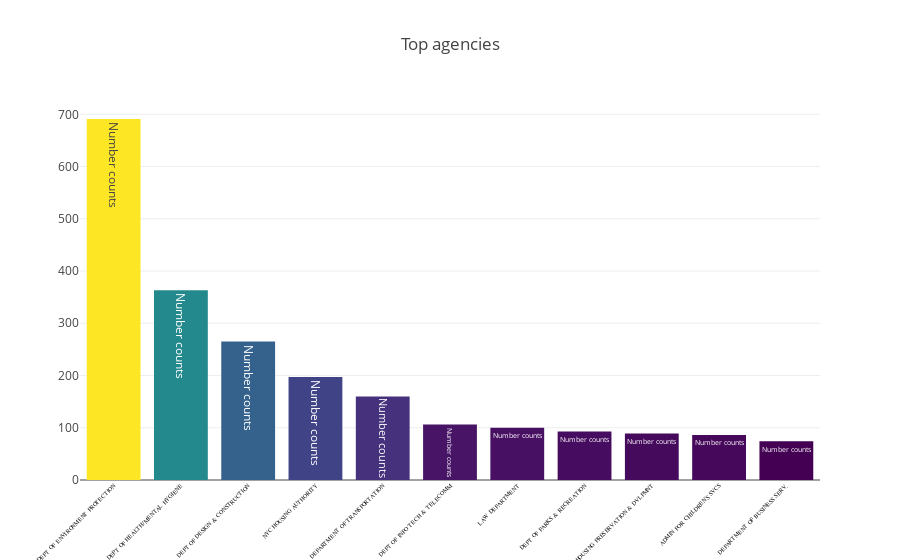

The notebook cell saved with this chart:
### Code cell
from plotly import tools
import plotly.offline as py
py.init_notebook_mode(connected=True)
import plotly.graph_objs as go
trace=[go.Bar(
        x=df5.index[:11],
        y=df5.values[:11], 
        marker= dict(colorscale='Viridis', color=df5.values[:11]),
        text='Number counts', 
        )]

layout = go.Layout(title='Top agencies', xaxis=dict(tickangle=-45, tickfont=dict(
            family='Old Standard TT, serif',
            size=6,
            color='black'
        )))
fig = go.Figure(data=trace, layout=layout)
py.iplot(fig)

### Figure 1 — Plotly figure (JSON) as saved in the notebook; plotly's stock layout.template omitted (floating-point values rounded to 4 significant figures)
{"data": [{"marker": {"color": [691, 363, 265, 197, 160, 106, 100, 93, 89, 86, 74], "colorscale": "Viridis"}, "text": "Number counts", "type": "bar", "uid": "589b7166-7f78-4704-ab6d-bf6a2857afa2", "x": ["DEPT OF ENVIRONMENT PROTECTION", "DEPT OF HEALTH/MENTAL HYGIENE", "DEPT OF DESIGN & CONSTRUCTION", "NYC HOUSING AUTHORITY", "DEPARTMENT OF TRANSPORTATION", "DEPT OF INFO TECH & TELECOMM", "LAW DEPARTMENT", "DEPT OF PARKS & RECREATION", "HOUSING PRESERVATION & DVLPMNT", "ADMIN FOR CHILDREN'S SVCS", "DEPARTMENT OF BUSINESS SERV."], "y": [691, 363, 265, 197, 160, 106, 100, 93, 89, 86, 74]}], "layout": {"title": {"text": "Top agencies"}, "xaxis": {"tickangle": -45, "tickfont": {"color": "black", "family": "Old Standard TT, serif", "size": 6}}}}
